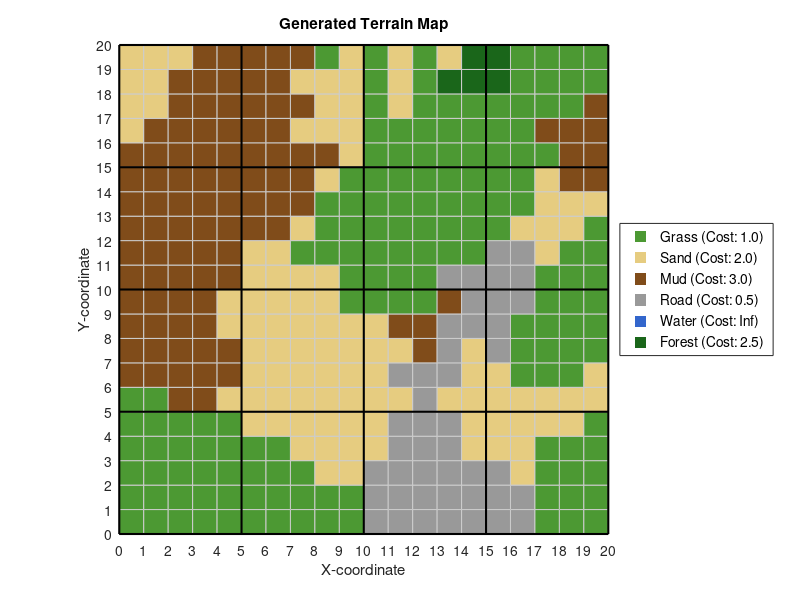

This chart was generated by the following MATLAB code:
% MATLAB Script: terrain_generation.m
% This script generates a randomized, smoothed terrain grid and visualizes it.
% It also saves the generated data for use by other scripts.
fprintf('Starting terrain generation script...\n');

% Seed the random number generator to ensure different terrains each time
rng('shuffle');

% Define grid dimensions
gridSize = 20;

% Define terrain types and their properties, INCLUDING COSTS
terrainTypes = {
    struct('name', 'Grass', 'color', [0.3 0.6 0.2], 'cost', 1.0);     % Green, low cost
    struct('name', 'Sand', 'color', [0.9 0.8 0.5], 'cost', 2.0);      % Light Brown/Yellow, moderate cost
    struct('name', 'Mud', 'color', [0.5 0.3 0.1], 'cost', 3.0);       % Dark Brown, higher cost
    struct('name', 'Road', 'color', [0.6 0.6 0.6], 'cost', 0.5);      % Grey, very low cost (fast)
    struct('name', 'Water', 'color', [0.2 0.4 0.8], 'cost', inf);     % Blue, impassable
    struct('name', 'Forest', 'color', [0.1 0.4 0.1], 'cost', 2.5);    % Darker Green, moderate-high cost
};
numTerrainTypes = length(terrainTypes);

terrainGrid = zeros(gridSize, gridSize);

% --- Initial Random Terrain Generation ---
% Assign a random terrain type to each cell in the grid
for i = 1:gridSize
    for j = 1:gridSize
        terrainGrid(i, j) = randi(numTerrainTypes);
    end
end

% --- Terrain Smoothing (to create grouped regions) ---
% Applies a cellular automaton-like smoothing to create larger, more natural terrain regions.
% Adjust numSmoothingIterations to control how "grouped" the regions are.
% 0 = completely random, higher values = more smoothed.
numSmoothingIterations = 5;
for iter = 1:numSmoothingIterations
    newTerrainGrid = terrainGrid; % Create a copy to store updates for this iteration
    for i = 1:gridSize
        for j = 1:gridSize
            neighbors = [];
            % Check 8-directional neighbors
            for dx = -1:1
                for dy = -1:1
                    if dx == 0 && dy == 0
                        continue; % Skip the current cell itself
                    end
                    ni = i + dx;
                    nj = j + dy;
                    % Check if neighbor is within grid bounds
                    if ni >= 1 && ni <= gridSize && nj >= 1 && nj <= gridSize
                        neighbors = [neighbors, terrainGrid(ni, nj)];
                    end
                end
            end

            % If the cell has neighbors, find the most frequent terrain type among them
            if ~isempty(neighbors)
                uniqueNeighbors = unique(neighbors);
                counts = zeros(1, length(uniqueNeighbors));
                for k = 1:length(uniqueNeighbors)
                    counts(k) = sum(neighbors == uniqueNeighbors(k));
                end
                [~, maxIdx] = max(counts);
                mostFrequentTerrain = uniqueNeighbors(maxIdx);
                newTerrainGrid(i, j) = mostFrequentTerrain;
            end
        end
    end
    terrainGrid = newTerrainGrid; % Update the main grid for the next iteration
end

% Define sector size (controlled here)
sectorSize = 5; % You can change this for DTA analysis later

fprintf('Terrain generation complete. Grid size: %d, Sector size: %d\n', gridSize, sectorSize);

% --- Save the generated terrain data to a .mat file ---
save('terrain_data.mat', 'terrainGrid', 'gridSize', 'sectorSize', 'terrainTypes');
fprintf('Terrain data saved to terrain_data.mat\n');

% --- Visualization Code (runs automatically as part of the script) ---
figure('Name', 'Generated Terrain Map', 'NumberTitle', 'off', 'Color', [0.95 0.95 0.95]);
hold on;

% Initialize arrays to hold all legend handles and labels
allLegendHandles = [];
allLegendLabels = {};

% Plot each cell with its corresponding terrain color
for i = 1:gridSize
    for j = 1:gridSize
        currentTerrainIndex = terrainGrid(i, j);
        currentColor = terrainTypes{currentTerrainIndex}.color;

        rectangle('Position', [j-1, i-1, 1, 1], ...
                  'FaceColor', currentColor, ...
                  'EdgeColor', [0.8 0.8 0.8], ...
                  'LineWidth', 0.1);
    end
end

% Create dummy plots for the legend entries (terrain types)
for k = 1:length(terrainTypes)
    h = plot(NaN, NaN, 's', 'MarkerFaceColor', terrainTypes{k}.color, ...
                           'MarkerEdgeColor', 'none', 'MarkerSize', 10);
    allLegendHandles = [allLegendHandles, h];
    % Display cost in legend label
    costStr = sprintf('%.1f', terrainTypes{k}.cost);
    if isinf(terrainTypes{k}.cost)
        costStr = 'Inf';
    end
    allLegendLabels = [allLegendLabels, {sprintf('%s (Cost: %s)', terrainTypes{k}.name, costStr)}];
end
legend(allLegendHandles, allLegendLabels, 'Location', 'eastoutside', 'FontSize', 10);


% Draw the sector lines
for x = 0:sectorSize:gridSize
    plot([x, x], [0, gridSize], 'k-', 'LineWidth', 1.5);
end
for y = 0:sectorSize:gridSize
    plot([0, gridSize], [y, y], 'k-', 'LineWidth', 1.5);
end

axis equal;
xlim([0, gridSize]);
ylim([0, gridSize]);
set(gca, 'YDir', 'normal');
set(gca, 'XTick', 0:gridSize, 'YTick', 0:gridSize);
grid on;
box on;
title('Generated Terrain Map');
xlabel('X-coordinate');
ylabel('Y-coordinate');


hold off;